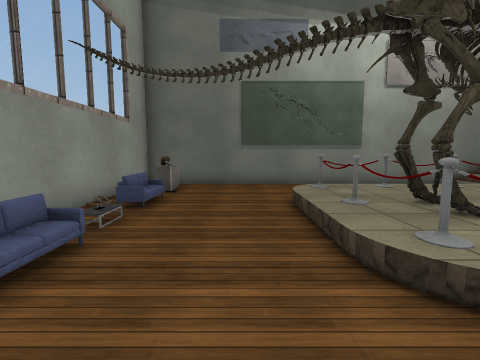
View 1 (above)

19 first-person views from a walk through a Unity game level. The camera is 1.5 m above the floor, tilts 6° down and sees 85° across. The floor is counted in squares, 1 m on a side. Each view is taken from the middle of a square. On the plan, view 1 faces up. The plan holds only what a view shows up to about 14 squares ahead; the rest is blank. The place goes on beyond the plan. The player character is not drawn. Some surface patterns are stand-ins.

View 2
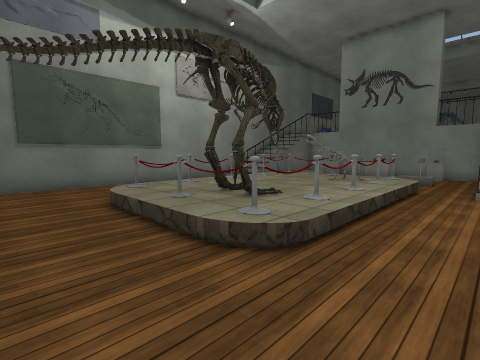

View 3
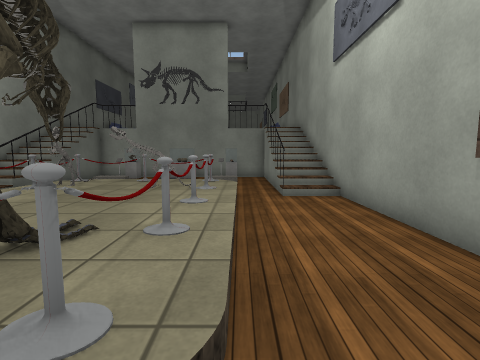

View 4
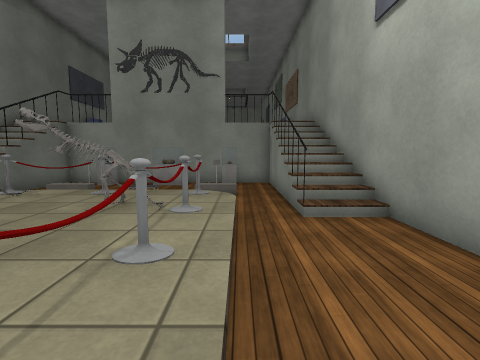

View 5
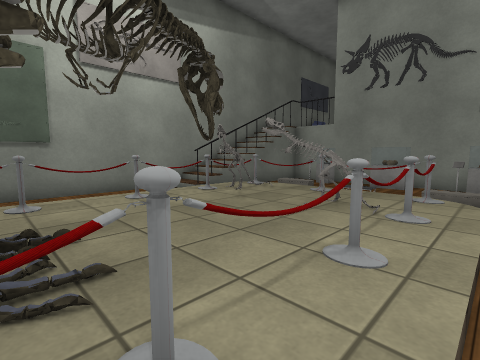

View 6
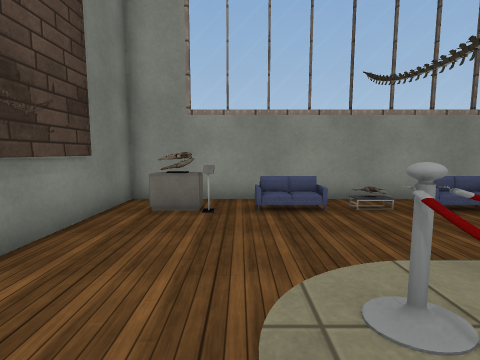

View 7
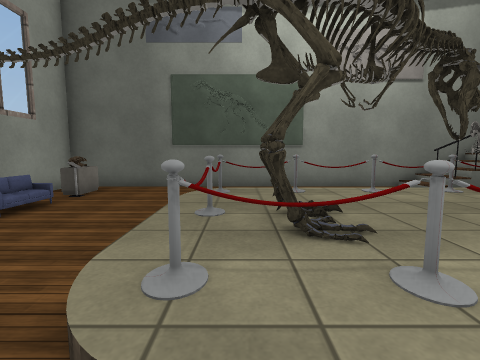

View 8
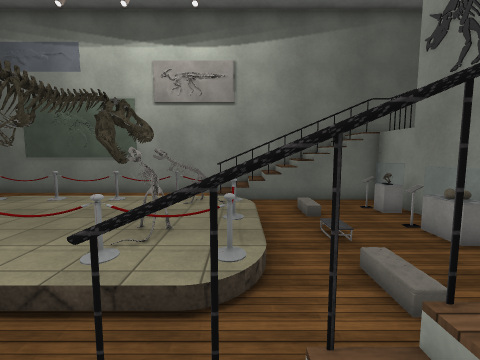

View 9
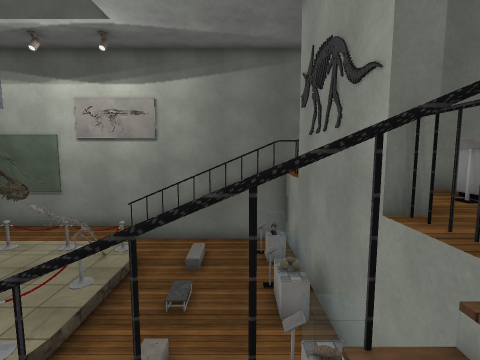

View 10
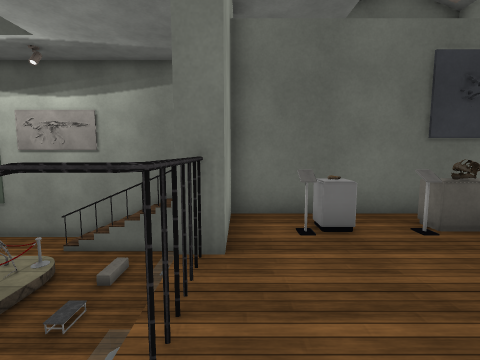

View 11
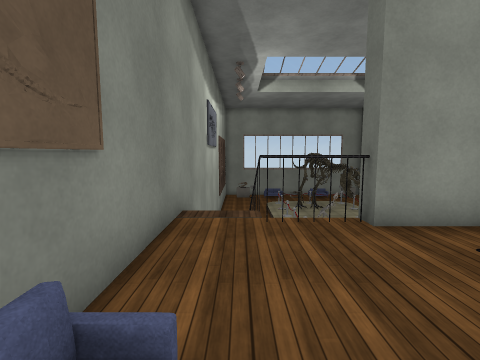

View 12
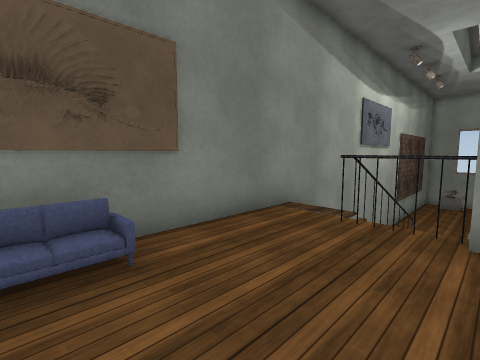

View 13
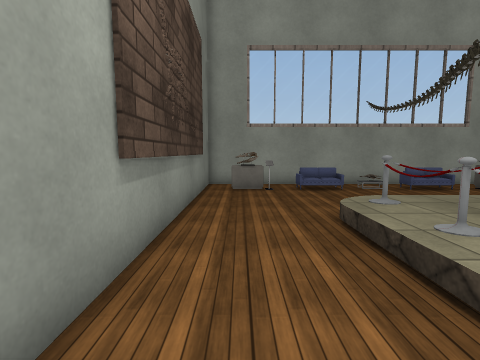

View 14
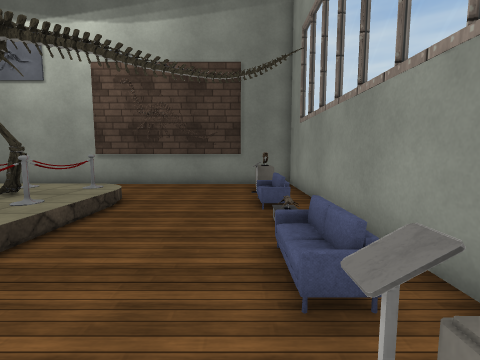

View 15
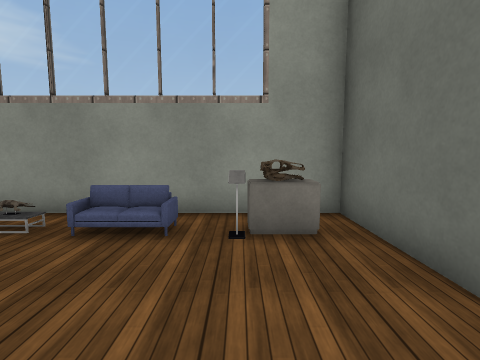

View 16
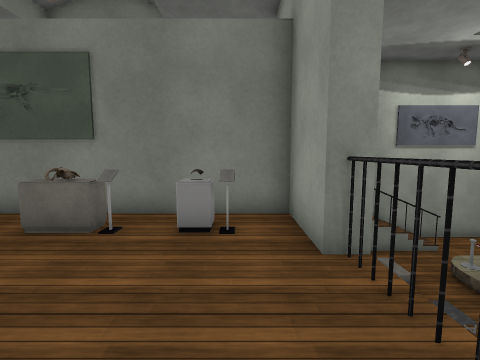

View 17
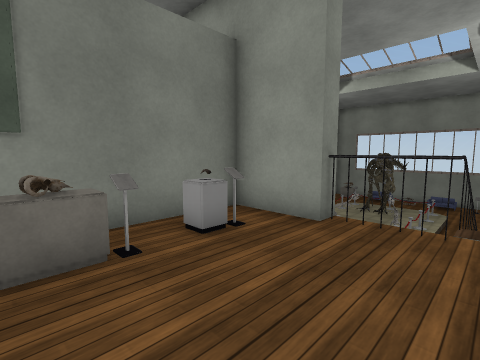

View 18
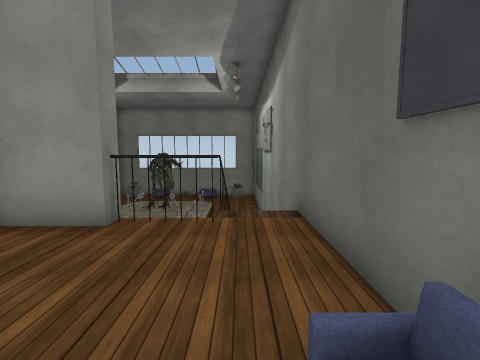

View 19
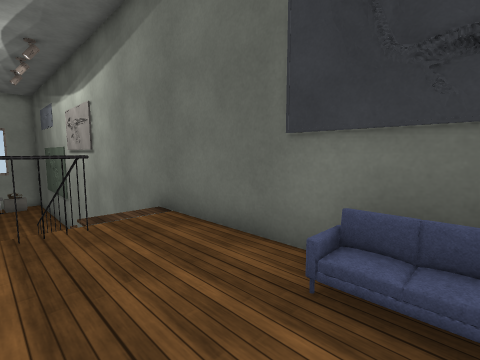

### Floor plan
Key: @ floor where view 1 was taken; # wall or solid block; . main floor; : floor 0.5 m higher than the main floor; + floor 3 m higher than the main floor; / step, stairs or slope; = window, fence, low wall or low ledge; P pedestal; S sofa; K skull; O other object.
Columns run from 5 left of view 1 to 23 right of it. Each row starts with its distance up from view 1.
 13 #############################
 12 #..............///////+++++#S
 11 #.O............///////+++++++
 10 #.P.....  .....=......#+++++
  9 #.......////////.....O#++++++
  8 #.O....O##OOOOOOO....=##+++++
  7 #.S....O::::##O:O.....##PO+KK
  6 #.O....O##::##::O....P=#++++
  5 #......O##:::OO:O....==######
  4 #.S....O##::::O:O.....##PO+PO
  3 #.O....O=#OOOOOO#....P##+++++
  2 #......//////////....=#+++++
  1 #.P...................#++++++
  0 #.K..@.........#://///+++++++
 -1 #..............///////+++++ S
 -2 #############################

Positions as (right, up) in squares from view 1, and headings:
1: (0, 0), facing up
2: (-1, 0), facing up-right
3: (1, 2), facing right
4: (4, 2), facing right
5: (4, 2), facing up-right
6: (4, 2), facing left
7: (3, 1), facing up
8: (11, -1), facing up
9: (15, -1), facing up
10: (18, -1), facing up
11: (23, 0), facing left
12: (23, 3), facing down-left
13: (8, 0), facing left
14: (-2, 11), facing down
15: (2, 10), facing left
16: (19, 12), facing down
17: (23, 11), facing down-left
18: (23, 11), facing left
19: (23, 9), facing up-left
